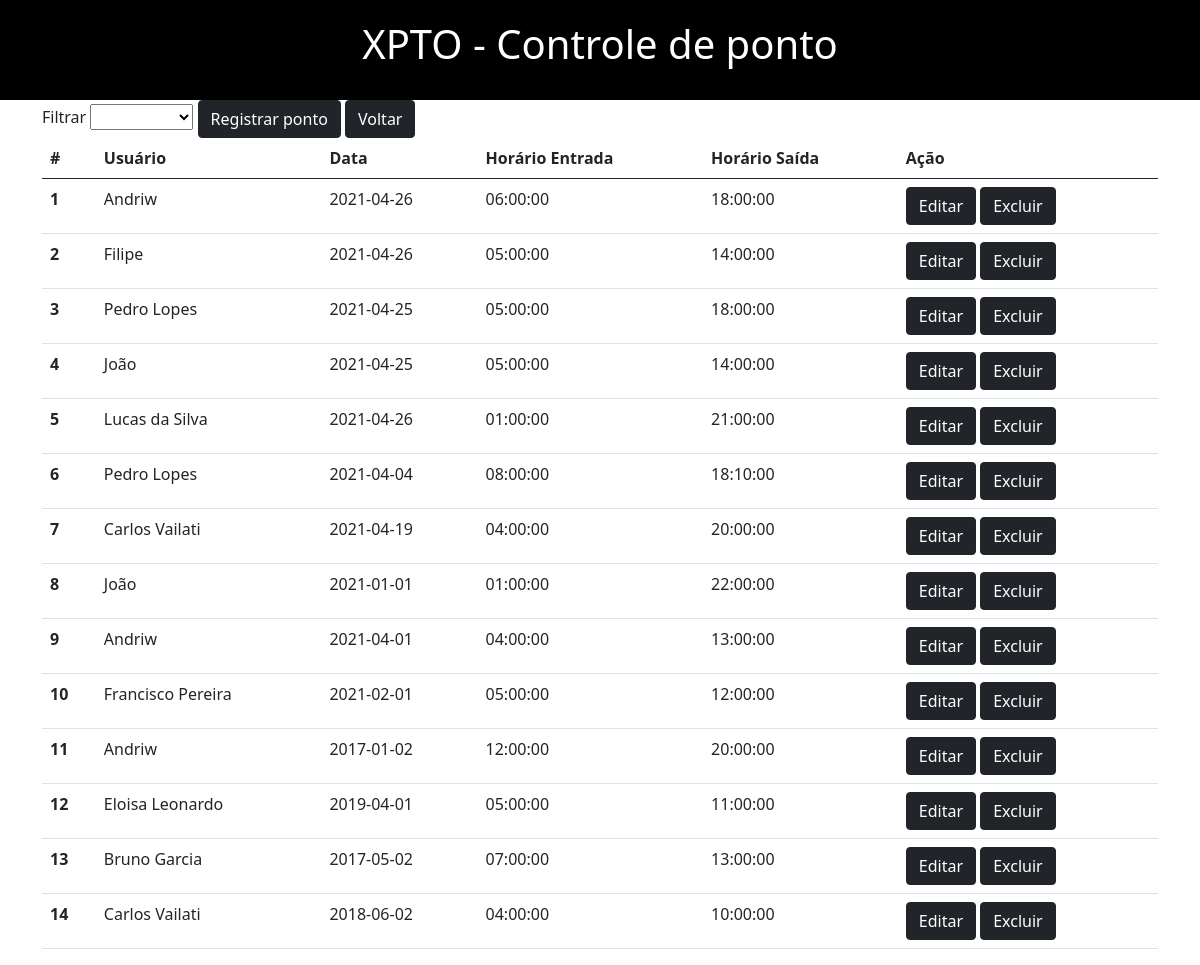
The app's page /relatorio-ponto.php (signed in) with its own data.
### tables this page shows
CREATE TABLE `colaboradores` (
  `id` int(11) NOT NULL,
  `id_usuario` int(11) NOT NULL,
  `data` date NOT NULL,
  `horario_entrada` time NOT NULL,
  `horario_saida` time NOT NULL
);

CREATE TABLE `usuarios` (
  `id` int(11) NOT NULL,
  `nome` varchar(255) NOT NULL,
  `email` varchar(255) NOT NULL,
  `senha` varchar(32) NOT NULL
);

### classes/Colaborador.php (called while the page is built, shortened)
<?php
require "Usuario.php";
class Colaborador {
    public function getPonto($ordem = ""){
        global $pdo;
        $sql = $pdo->prepare("SELECT a.*, b.nome FROM colaboradores a, usuarios b WHERE a.id_usuario = b.id ORDER BY ".$ordem);
		$sql->execute();
		if($sql->rowCount() > 0) {
			$dados = $sql->fetchAll();
		}
		return $dados;
    }
}
?>

### relatorio-ponto.php (the view, shortened to what this page needs)
<?php
require "pages/header.php";
require "classes/Colaborador.php";
$colaborador = new Colaborador();
if (isset($_GET['ordem']) && !empty($_GET['ordem'])){
    $ordem = addslashes($_GET['ordem']);
}else{
    $ordem = "id";
}
$dados = $colaborador->getPonto($ordem);
?>
<div class="container">
    <form method="GET">
    <label for="filtro">Filtrar</label>
        <select name="ordem" onchange="this.form.submit()">
            <option value=""></option>
            <option value="nome" <?php echo($ordem=="nome")?'selected="selected"':''; ?>>Pelo nome</option>
        </select>
        <a href="registro-ponto.php" class="btn btn-dark">Registrar ponto</a>
        <a href="index.php" class="btn btn-dark">Voltar</a>
    </form>
    <table class="table">
        <thead>
            <tr>
                <th scope="col">#</th>
                <th scope="col">Usuário</th>
                <th scope="col">Data</th>
                <th scope="col">Horário Entrada</th>
                <th scope="col">Horário Saída</th>
                <th scope="col">Ação</th>
            </tr>
        </thead>
        <tbody>
        <?php for($x = 0;$x < count($dados);$x++): ?>
            <tr>
                <th scope="row"><?= $x +1; ?></th>
                <td><?= $dados[$x]['nome'] ?></td>
                <td><?= $dados[$x]['data'] ?></td>
                <td><?= $dados[$x]['horario_entrada'] ?></td>
                <td><?= $dados[$x]['horario_saida'] ?></td>
                <td>
                    <a href="editar.php?id=<?= $dados[$x]['id'] ?>"><button class="btn btn-dark">Editar</button></a>
                    <a href="excluir.php?id=<?= $dados[$x]['id'] ?>"><button class="btn btn-dark">Excluir</button></a>
                </td>
            </tr>
        <?php endfor; ?>
        </tbody>
    </table>
</div>
<?php require 'pages/footer.php'; ?>

### pages/header.php (shortened to what this page needs)
<!doctype html>
<html lang="pt-br">
  <head>
    <link href="https://cdn.jsdelivr.net/npm/bootstrap@5.0.0-beta3/dist/css/bootstrap.min.css" rel="stylesheet">
    <link rel="stylesheet" href="assets/css/style.css">
    <div class="header">
      <h1>XPTO - Controle de ponto</h1>
    </div>
  </head>
  <body>

### pages/footer.php (shortened to what this page needs)
  </body>
</html>

### assets/css/style.css (style rules this page uses)
.header { color: white; width: 100%; height: 100px; background-color: rgb(0, 0, 0); text-align: center; padding-top: 20px; }

### records on screen
colaboradores: id_usuario.nome "Andriw", data "2021-04-26", horario_entrada "06:00:00", horario_saida "18:00:00"
colaboradores: id_usuario.nome "Filipe", data "2021-04-26", horario_entrada "05:00:00", horario_saida "14:00:00"
colaboradores: id_usuario.nome "Pedro Lopes", data "2021-04-25", horario_entrada "05:00:00", horario_saida "18:00:00"
colaboradores: id_usuario.nome "João", data "2021-04-25", horario_entrada "05:00:00", horario_saida "14:00:00"
colaboradores: id_usuario.nome "Lucas da Silva", data "2021-04-26", horario_entrada "01:00:00", horario_saida "21:00:00"
colaboradores: id_usuario.nome "Pedro Lopes", data "2021-04-04", horario_entrada "08:00:00", horario_saida "18:10:00"
colaboradores: id_usuario.nome "Carlos Vailati", data "2021-04-19", horario_entrada "04:00:00", horario_saida "20:00:00"
colaboradores: id_usuario.nome "João", data "2021-01-01", horario_entrada "01:00:00", horario_saida "22:00:00"
colaboradores: id_usuario.nome "Andriw", data "2021-04-01", horario_entrada "04:00:00", horario_saida "13:00:00"
colaboradores: id_usuario.nome "Francisco Pereira", data "2021-02-01", horario_entrada "05:00:00", horario_saida "12:00:00"
colaboradores: id_usuario.nome "Andriw", data "2017-01-02", horario_entrada "12:00:00", horario_saida "20:00:00"
colaboradores: id_usuario.nome "Eloisa Leonardo", data "2019-04-01", horario_entrada "05:00:00", horario_saida "11:00:00"
colaboradores: id_usuario.nome "Bruno Garcia", data "2017-05-02", horario_entrada "07:00:00", horario_saida "13:00:00"
colaboradores: id_usuario.nome "Carlos Vailati", data "2018-06-02", horario_entrada "04:00:00", horario_saida "10:00:00"
